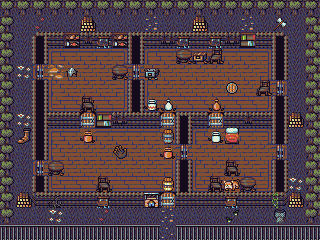

Rendered tile map (Tiled .tmx) drawn with the repository's tilesets; below, a short description and the map source with its tile grids summarised:
An orthogonal 20x15 tile map with 16x16 px tiles, 6 tile layers (Background, Walls, Broken, Good, ...), 5 tilesets.

<map version="1.0" orientation="orthogonal" width="20" height="15" tilewidth="16" tileheight="16">
 <tileset firstgid="1" name="Tiles" tilewidth="16" tileheight="16">
  <image source="../../images/Objects/tiles_dark.png" width="208" height="144" />
 </tileset>
 <tileset firstgid="118" name="Broken" tilewidth="16" tileheight="16">
  <image source="../../images/Objects/items_after.png" width="160" height="96" />
 </tileset>
 <tileset firstgid="178" name="Good" tilewidth="16" tileheight="16">
  <image source="../../images/Objects/items_before.png" width="160" height="96" />
 </tileset>
 <tileset firstgid="238" name="Bed" tilewidth="16" tileheight="16">
  <image source="../../images/Objects/bed.png" width="32" height="16" />
 </tileset>
 <tileset firstgid="240" name="Decor" tilewidth="16" tileheight="16">
  <image source="../../images/decor.png" width="128" height="128" />
 </tileset>
 <layer name="Background" width="20" height="15">
  <data>[300 cells, 300 non-empty, 15 distinct tile ids]</data>
 </layer>
 <layer name="Walls" width="20" height="15">
  <data>[300 cells, 127 non-empty, 15 distinct tile ids]</data>
 </layer>
 <layer name="Broken" width="20" height="15">
  <data>[300 cells, 47 non-empty, 24 distinct tile ids]</data>
 </layer>
 <layer name="Good" width="20" height="15">
  <data>[300 cells, 40 non-empty, 18 distinct tile ids]</data>
 </layer>
 <layer name="Bed" width="20" height="15">
  <data>[300 cells, 1 non-empty, 1 distinct tile ids]</data>
 </layer>
 <layer name="Decor" width="20" height="15">
  <data>[300 cells, 19 non-empty, 10 distinct tile ids]</data>
 </layer>
</map>